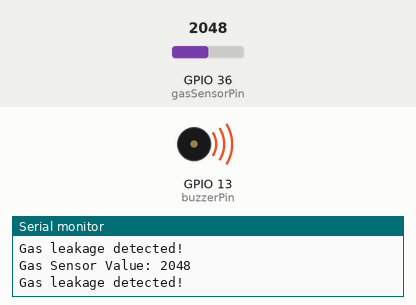
A sketch run on a simulated ESP32. Parts: buzzer (waves = sounding, pin HIGH), the last lines printed to the serial monitor. The test bench sets the inputs (shaded band); at power-on: GPIO 36 (gasSensorPin) = 2048.

Above: at 1.8 s.
1.9 s: GPIO 36 (gasSensorPin) set to 317
3.4 s: GPIO 36 (gasSensorPin) set to 271
At 5.2 s:
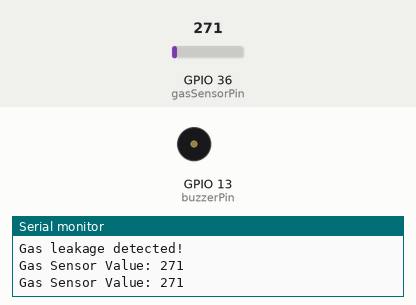
5.5 s: GPIO 36 (gasSensorPin) set to 340
At 6.7 s:
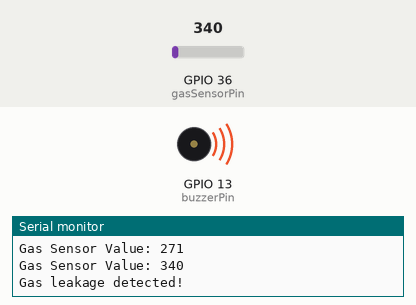
7.5 s: GPIO 36 (gasSensorPin) set to 260
At 8.3 s:
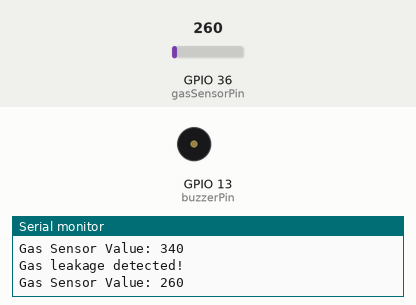
Timing chart, 0 to 10.5 s (numbered marks = the images above; inputs shaded):
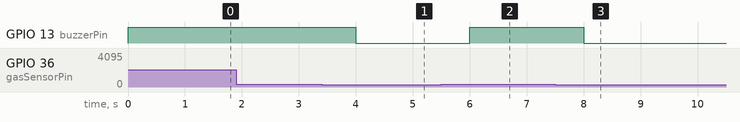

Measured:
- the behaviour switches between 301 and 300 on GPIO 36 (gasSensorPin) (found by bisection; images 0 and 1)
- after the input at 3.4 s, GPIO 13 (buzzerPin): HIGH → LOW after 0.60 s
- after the input at 5.5 s, GPIO 13 (buzzerPin): LOW → HIGH after 0.50 s
- after the input at 7.5 s, GPIO 13 (buzzerPin): HIGH → LOW after 0.50 s

The sketch:

lab08.ino
```cpp
// Develop a program to detect gas leakage in the surrounding environment.

const int gasSensorPin = A0;  // Use GPIO34 or GPIO36 if using ESP32.
const int buzzerPin = 13;     // Connect buzzer to digital pin.

void setup() {
	Serial.begin(115200);
	pinMode(buzzerPin, OUTPUT);
}

void loop() {
	int gasValue = analogRead(gasSensorPin);

	Serial.print("Gas Sensor Value: ");
	Serial.println(gasValue);

	if (gasValue > 300) {  // Threshold may vary depending on environment.
		digitalWrite(buzzerPin, HIGH);
		Serial.println("Gas leakage detected!");
	} else {
		digitalWrite(buzzerPin, LOW);
	}

	delay(1000);
}
```
